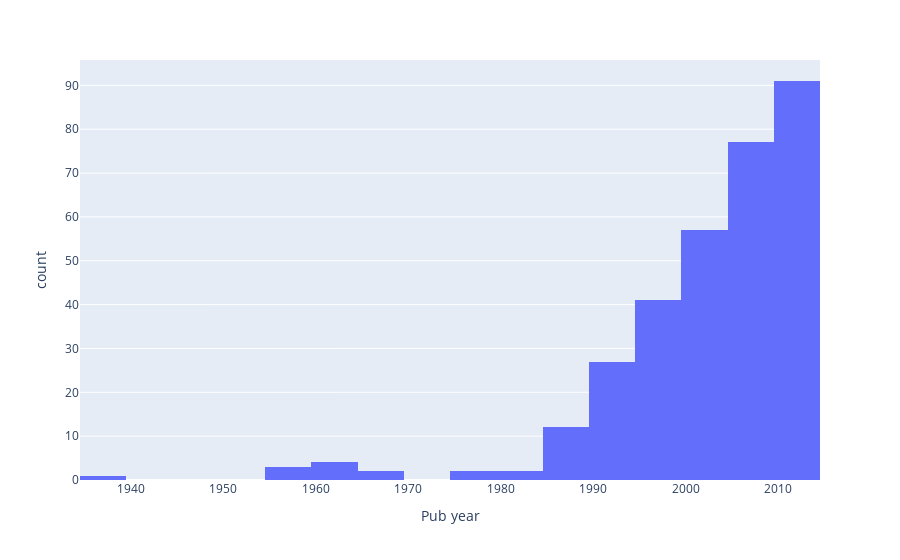

Notebook code cell kept with this figure:
### Code cell
px.histogram(ab_noNaN, x='Pub year')

### Figure 1 — Plotly figure (JSON) as saved in the notebook; plotly's stock layout.template omitted (floating-point values rounded to 4 significant figures; data arrays with more than 128 entries replaced by an {"elided": "..."} marker saying what was removed)
{"data": [{"alignmentgroup": "True", "bingroup": "x", "hovertemplate": "Pub year=%{x}<br>count=%{y}<extra></extra>", "legendgroup": "", "marker": {"color": "#636efa", "pattern": {"shape": ""}}, "name": "", "offsetgroup": "", "orientation": "v", "showlegend": false, "type": "histogram", "x": {"elided": "319 int values"}, "xaxis": "x", "yaxis": "y"}], "layout": {"barmode": "relative", "legend": {"tracegroupgap": 0}, "margin": {"t": 60}, "xaxis": {"anchor": "y", "domain": [0, 1], "title": {"text": "Pub year"}}, "yaxis": {"anchor": "x", "domain": [0, 1], "title": {"text": "count"}}}}
